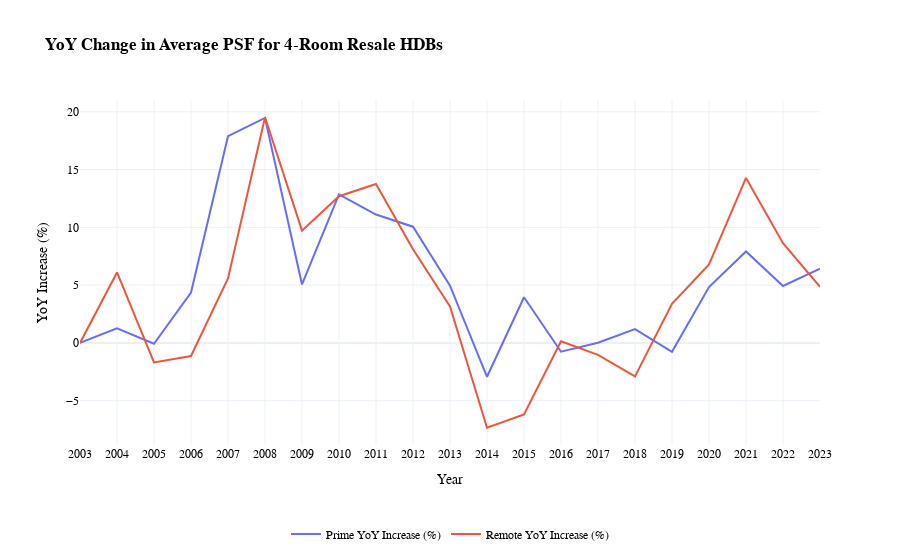

Write notebook code for a chart like this one.
### Code cell
import plotly.graph_objects as go

# Add your calculated annualized increases here
prime_annualized_increase = prime_annualized
remote_annualized_increase = remote_annualized

# Create a line chart
fig = go.Figure()

# Add traces for prime and remote YoY increase
fig.add_trace(
    go.Scatter(x=df_temp["Year"], y=df_temp["Prime PSF YoY %"], mode="lines", name="Prime YoY Increase (%)")
)
fig.add_trace(
    go.Scatter(
        x=df_temp["Year"], y=df_temp["Remote PSF YoY %"], mode="lines", name="Remote YoY Increase (%)"
    )
)

# Update layout for a cleaner look
fig.update_layout(
    title="<b>YoY Change in Average PSF for 4-Room Resale HDBs</b>",
    xaxis_title="Year",
    yaxis_title="YoY Increase (%)",
    template="plotly_white",
    font=dict(family="Arial, sans-serif", size=12, color="#000"),
    legend=dict(orientation="h", yanchor="bottom", y=-0.3, xanchor="center", x=0.5),
)

# Show the plot
fig.show()

### Figure 1 — Plotly figure (JSON) as saved in the notebook; plotly's stock layout.template omitted (floating-point values rounded to 4 significant figures)
{"data": [{"mode": "lines", "name": "Prime YoY Increase (%)", "type": "scatter", "x": ["2003", "2004", "2005", "2006", "2007", "2008", "2009", "2010", "2011", "2012", "2013", "2014", "2015", "2016", "2017", "2018", "2019", "2020", "2021", "2022", "2023"], "y": [0, 1.26, -0.07, 4.36, 17.89, 19.47, 5.06, 12.86, 11.11, 10.06, 4.96, -2.93, 3.95, -0.76, 0.02, 1.19, -0.77, 4.83, 7.92, 4.93, 6.42]}, {"mode": "lines", "name": "Remote YoY Increase (%)", "type": "scatter", "x": ["2003", "2004", "2005", "2006", "2007", "2008", "2009", "2010", "2011", "2012", "2013", "2014", "2015", "2016", "2017", "2018", "2019", "2020", "2021", "2022", "2023"], "y": [0, 6.1, -1.69, -1.13, 5.58, 19.53, 9.72, 12.7, 13.75, 8.1, 3.15, -7.34, -6.18, 0.14, -1.03, -2.89, 3.38, 6.79, 14.28, 8.63, 4.85]}], "layout": {"font": {"color": "#000", "family": "Arial, sans-serif", "size": 12}, "legend": {"orientation": "h", "x": 0.5, "xanchor": "center", "y": -0.3, "yanchor": "bottom"}, "title": {"text": "<b>YoY Change in Average PSF for 4-Room Resale HDBs</b>"}, "xaxis": {"title": {"text": "Year"}}, "yaxis": {"title": {"text": "YoY Increase (%)"}}}}
